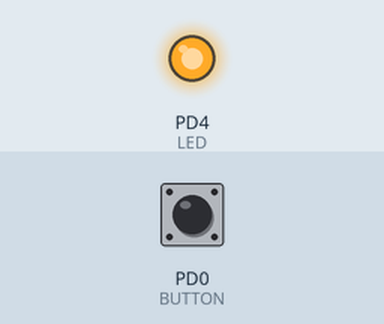
Simulated run of this program. Board: ATmega32, built with avr-gcc and emulated at 16 MHz. On the bench: output pins drawn as LEDs (lit = HIGH). Inputs (shaded band) come from the test bench; at power-on: PD0 (BUTTON) LOW.

Above: at 1.2 s.
1.3 s: PD0 (BUTTON) pulled HIGH for 0.15 s
At 1.7 s:
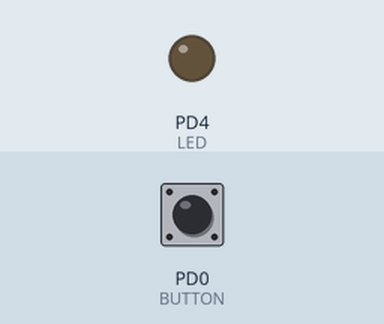
2.9 s: PD0 (BUTTON) pulled HIGH for 1 s
At 4.2 s:
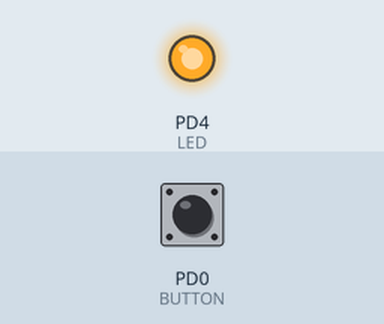
5.4 s: PD0 (BUTTON) pulled HIGH for 3.2 s
At 9.0 s:
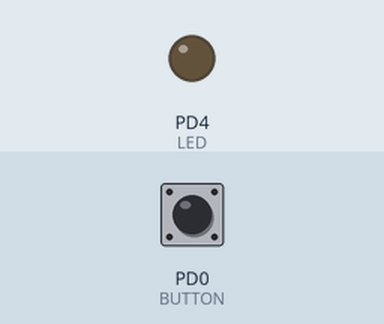
Timing chart, 0 to 10.5 s (numbered marks = the images above; inputs shaded):
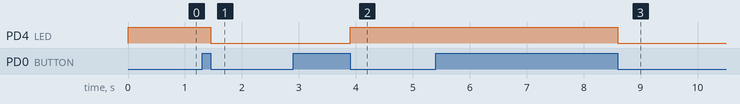

Measured:
- after the input at 1.3 s, PD4 (LED): HIGH → LOW after 0.15 s
- after the input at 2.9 s, PD4 (LED): LOW → HIGH after 1.0 s
- after the input at 5.4 s, PD4 (LED): HIGH → LOW after 3.2 s

The program:

main.c
```c
/*
 * L1.c
 *
 * Created: 7/12/2022 4:32:54 PM
 * Author : alexei.guriev
 */
#define F_CPU 16000000
#include <avr/io.h>
#include <util/delay.h>

typedef enum
{
	TogglStateNo,
	TogglStateWaiting,
	TogglStateDone
}TogglState;

typedef enum
{
	ButtonStatePressed,
	ButtonStateRealesed,
}ButtonState;

#define LED PD4
#define BUTTON PD0
#define MAX_COUNTER_VALUE 100

TogglState togglState = TogglStateNo;
ButtonState buttonState = ButtonStateRealesed;

uint16_t counter = 0;

int main(void)
{
    /* Replace with your application code */

	DDRD = (0x01 << LED);     //Configure the PORTD4 as output
	DDRD &= ~ (0x01 << BUTTON);     //Configure the PORTD0 as input
    while (1)
    {
		_delay_us(1);
		if (PIND & (0x01 << BUTTON))
		{
			if (counter != 0)
			{
				counter--;
			}
			else
			{
				buttonState = ButtonStateRealesed;
			}
		}
		else
		{
			if (counter <= MAX_COUNTER_VALUE)
			{
				counter++;
			}
			else
			{
				buttonState = ButtonStatePressed;
			}
		}

		if (buttonState == ButtonStateRealesed)
		{
			togglState = TogglStateNo;
		}
		else
		{
			if (togglState == TogglStateNo)
			{
				togglState = TogglStateWaiting;
			}

		}

		if (togglState == TogglStateWaiting)
		{
			PORTD ^= (1 << LED);
			togglState = TogglStateDone;
		}
	    //PORTD ^= (1 << LED);
		//_delay_us(1000000);
    }
}
```
